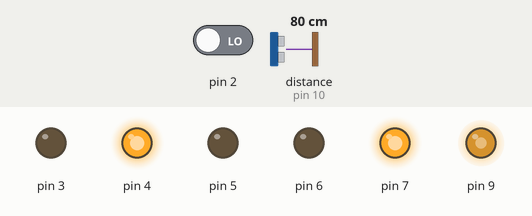
The sketch below on a simulated Arduino Uno, built with avr-gcc and run on an emulated ATmega328P. Parts: output pins drawn as LEDs (lit = HIGH). Inputs (shaded band) come from the test bench; at power-on: pin 2 LOW, distance to the obstacle (sensor on pin 10) 80 cm. The echo pulse lasts 58.3 µs per cm.

Above: at 1.2 s.
1.3 s: pin 2 driven HIGH
At 2.4 s:
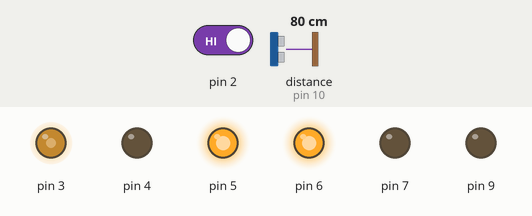
Timing chart, 0 to 4.3 s (numbered marks = the images above; inputs shaded):
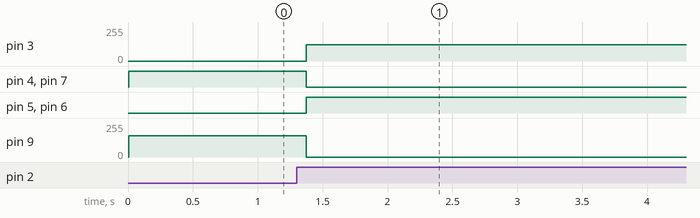

The sketch:

novo.ino
```cpp
//algoritmo para seguir a linha

/*
pino 2 sensor de luz

digitalRead = 1 -> branco

Pino 10 - Dist Echo
Pino 8 Dist Trig

pino 6 e 7 -> sentido do motor esquerdo
pino 9 -> PWM do motor esquerdo

pino 4 e 5 -> sentido do motor direito
pino 3 -> PWM do motor direito

 meiaCurva(1, 95);   ASSIM ELE VAI RETO
  delay(500);
  meiaCurva(0,80);
  delay(500);
*/

// andar(0); -> trás
// andar(1); -> frente

#include <math.h>
#include <DistanceSensor.h>

const int echoPin = 10;
const int trigPin = 8;
DistanceSensor sensor(trigPin, echoPin);
void setup() {
  // put your setup code here, to run once:
  //sensor optico
  Serial.begin(9600);
  pinMode(2, INPUT);

  pinMode(6, OUTPUT);
  pinMode(7, OUTPUT);
  pinMode(8, OUTPUT);
  pinMode(9, OUTPUT);
  pinMode(3, OUTPUT);
  pinMode(4, OUTPUT);
  pinMode(5, OUTPUT);


}

void loop() {
  // put your main code here, to run repeatedly:
  /*int viuPreto = digitalRead(2);
  int foiParaEsquerda = 0;
  int foiParaDireita = 1;
  Serial.println(viuPreto);
  if(viuPreto == 0){
    curva(1, 100);
    delay(5);
    Serial.println("to vendo carai");
  }

  else{
    curva(0, 100);
    delay(5);
    Serial.println("n to vendo n carai");
  }
*/

/*

  for(int i = 0 ; i < 15 ; i++){
    parkinson(70);
  }
*/
int distancia =  sensor.getCM();


 seguirLinha();


}

void andar(bool dir, int pot){
  int np = map(pot, 0, 100, 0, 95*2);
  int npp = map(pot, 0, 100, 0, 80*2);
  if(dir == 0){
    digitalWrite(6, 1);
    digitalWrite(7, 0);
    digitalWrite(4, 1);
    digitalWrite(5, 0);
    analogWrite(3, np);
    analogWrite(9, npp);
  }
  else{
    digitalWrite(6, 0);
    digitalWrite(7, 1);
    digitalWrite(4, 0);
    digitalWrite(5, 1);
    analogWrite(3, np);
    analogWrite(9, npp);
  }
}

void curva(bool dir, int pot){
  int np = map(pot, 0, 100, 0, 95*2);
  int npp = map(pot, 0, 100, 0, 80*2);
  if(dir == 0){
    digitalWrite(6, 1);
    digitalWrite(7, 0);
    digitalWrite(4, 0);
    digitalWrite(5, 1);
    analogWrite(3, np);
    analogWrite(9, npp);
  }

   else{
    digitalWrite(6, 0);
    digitalWrite(7, 1);
    digitalWrite(4, 1);
    digitalWrite(5, 0);
    analogWrite(3, np);
    analogWrite(9, npp);
  }

}

void parkinson(int pot){
  /*não pensei nos parâmetros dessa disgraça*/
  float n = 1;
  meiaCurva(0, pot);
  delay(333/n);
}

void meiaCurva(bool dir, int pot){
  int np = map(pot, 0, 100, 0, 95*2);
  int npp = map(pot, 0, 100, 0, 80*2);
   if(dir == 0){
    digitalWrite(6, 0);
    digitalWrite(7, 1);
    digitalWrite(4, 1);
    digitalWrite(5, 0);
    analogWrite(3, 0);
    analogWrite(9, npp);
}

   else{
    digitalWrite(6, 1);
    digitalWrite(7, 0);
    digitalWrite(4, 0);
    digitalWrite(5, 1);
    analogWrite(3, np);
    analogWrite(9, 0);
  }
}

void seguirLinha(){
  // isso aqui vai checando pelo preto apenas pelo lado direito
  int viuBranco = digitalRead(2);
  if(viuBranco == 1){
    meiaCurva(1, 65);
  }

  if(viuBranco == 0){
    meiaCurva(0, 100);
    delay(75);
  }
}
```

parkinson.c
```cpp
//algoritmo para seguir a linha

/*
pino 2 sensor de luz

Pino 10 - Dist Echo
Pino 8 Dist Trig

pino 6 e 7 -> sentido do motor esquerdo
pino 9 -> PWM do motor esquerdo

pino 4 e 5 -> sentido do motor direito
pino 3 -> PWM do motor direito
*/

// andar(0); -> trás
// andar(1); -> frente
```

Measured:
- after the input at 1.3 s, pin 3: 0/255 → 123/255 after 0.07 s; pin 4, pin 7: HIGH → LOW after 0.07 s; pin 5, pin 6: LOW → HIGH after 0.07 s; pin 9: 160/255 → 0/255 after 0.07 s
